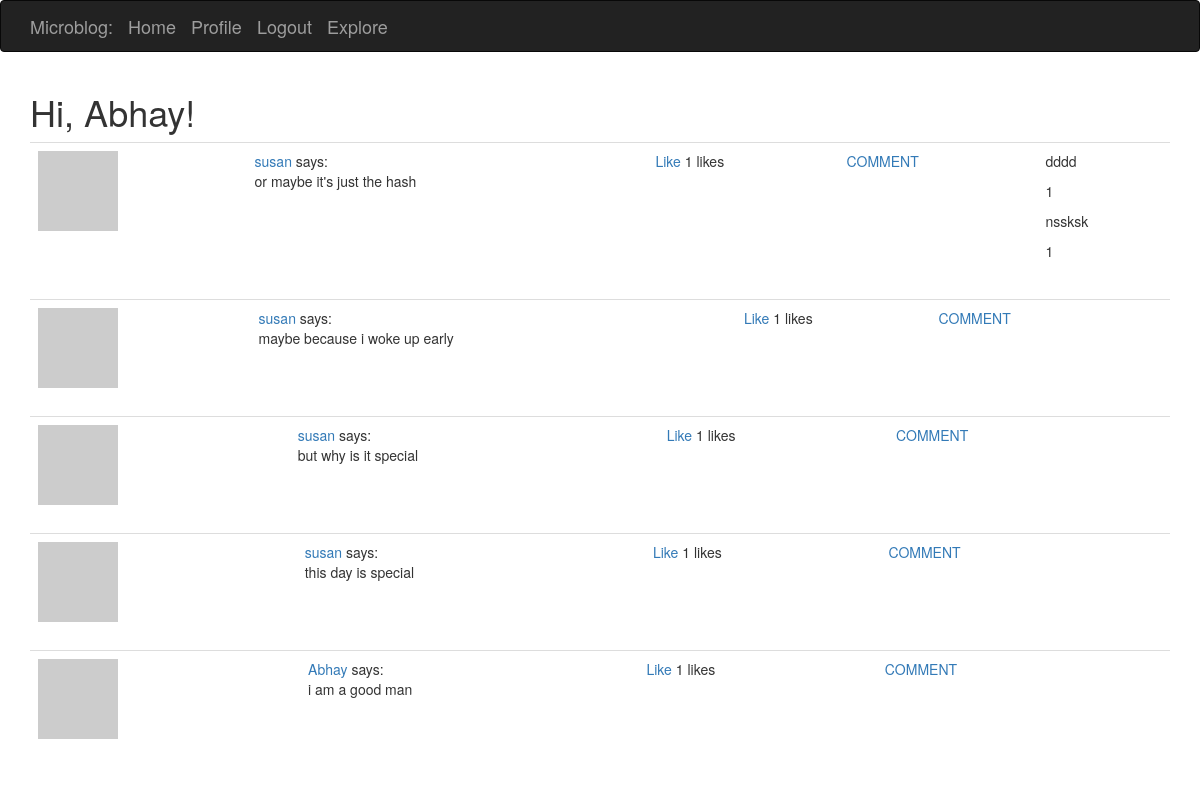
Screenshot of /explore (signed in) with the database file from the repository.
### app/models.py (models this page shows, shortened)
class User(UserMixin , db.Model):
    id = db.Column(db.Integer, primary_key=True)
    username = db.Column(db.String(64), index=True, unique=True)
    email = db.Column(db.String(120), index=True, unique=True)
    password_hash = db.Column(db.String(128))
    posts = db.relationship('Post', backref='author', lazy='dynamic')
    about_me = db.Column(db.String(140))
    last_seen = db.Column(db.DateTime, default=datetime.utcnow)
    language = db.Column(db.String(5))
    followed = db.relationship(
    'User', secondary=followers,
    primaryjoin=(followers.c.follower_id == id),
    secondaryjoin=(followers.c.followed_id == id),
    backref=db.backref('followers', lazy='dynamic'), lazy='dynamic')
    liked = db.relationship(
        'PostLike',
        foreign_keys='PostLike.user_id',
        backref='user', lazy='dynamic')
    def has_liked_post(self, post):
        return PostLike.query.filter(
            PostLike.user_id == self.id,
            PostLike.post_id == post.id).count() > 0
    def avatar(self,size):
        digest = md5(self.email.lower().encode('utf-8')).hexdigest()
        return 'https://www.gravatar.com/avatar/{}?d=identicon&s={}'.format(digest,size)

class Post(db.Model):
    id = db.Column(db.Integer, primary_key=True)
    body = db.Column(db.String(140))
    timestamp = db.Column(db.DateTime, index=True, default=datetime.utcnow)
    user_id = db.Column(db.Integer, db.ForeignKey('user.id'))
    comments = db.relationship('Comment', backref='title', lazy='dynamic')
    likes = db.relationship('PostLike', backref='post', lazy='dynamic')
    def get_comments(self,post):
        return Comment.query.filter_by(post_id=post.id).order_by(Comment.timestamp.desc())

class Comment(db.Model):
    id = db.Column(db.Integer, primary_key = True)
    body = db.Column(db.String(140))
    author=db.Column(db.Integer, db.ForeignKey('user.id'))
    timestamp = db.Column(db.DateTime ,index=True, default=datetime.utcnow)
    post_id = db.Column(db.Integer, db.ForeignKey('post.id'))

### app/routes.py (the view)
@app.route('/explore')
@login_required
def explore():
	page = request.args.get('page', 1, type=int)
	posts = Post.query.order_by(Post.timestamp.desc()).paginate(page, app.config['POSTS_PER_PAGE'], False)
	next_url = url_for('index', page=posts.next_num) \
		if posts.has_next else None
	prev_url = url_for('index', page=posts.prev_num) \
		if posts.has_prev else None
	return render_template('index.html',title='Explore', posts=posts.items,next_url=next_url,prev_url=prev_url)

### app/models.py (called while the page is built)
@login.user_loader
def load_user(id):
	return User.query.get(int(id))

### app/routes.py (called while the page is built)
@app.before_request
def before_request():
	if current_user.is_authenticated:
		current_user.last_seen = datetime.utcnow()
		db.session.commit()

### app/templates/index.html (shortened to what this page needs)
{% extends "base.html" %}
{% block maal %}
    <h1>Hi, {{ current_user.username }}!</h1>
    {% for post in posts %}
        {% include '_post.html'%}
    {% endfor %}
{% endblock %}

### app/templates/_post.html
<table class="table table-hover">
	<tr valign="top">
		<td scope="col">
			<a href="{{url_for('user',username=post.author.username)}}">
				<img src="{{ post.author.avatar(70) }}">
			</a>
		</td>
		<td scope="col">
			<a href="{{ url_for('user', username=post.author.username) }}">
				{{post.author.username}}
			</a>
			says:<br>{{ post.body}}
		</td>
		<td scope="col">
			{% if current_user.has_liked_post(post) %}
   			<a href="{{ url_for('like_action', post_id=post.id, action='unlike') }}">Unlike</a>
  			{% else %}
   			<a href="{{ url_for('like_action', post_id=post.id, action='like') }}">Like</a>
  			{% endif %}
  			{{ post.likes.count() }} likes
		</td>
		<td scope="col">
			<a href="{{ url_for('add_comment', post_id=post.id) }}">COMMENT</a>
		</td>
		<td>
			{% for comment in post.get_comments(post) %}
			<p>{{comment.body}}</p>
			<p>{{comment.author}}</p>
		{% endfor %}
		</td>
	</tr>
</table>

### rows the page displays
User: username "Abhay"
Post: author.username "susan", body "or maybe it's just the hash", likes.count "1"
Comment: body "dddd", author "1"
Comment: body "nssksk", author "1"
Post: author.username "susan", body "maybe because i woke up early", likes.count "1"
Post: author.username "susan", body "but why is it special", likes.count "1"
Post: author.username "susan", body "this day is special", likes.count "1"
Post: author.username "Abhay", body "i am a good man", likes.count "1"
